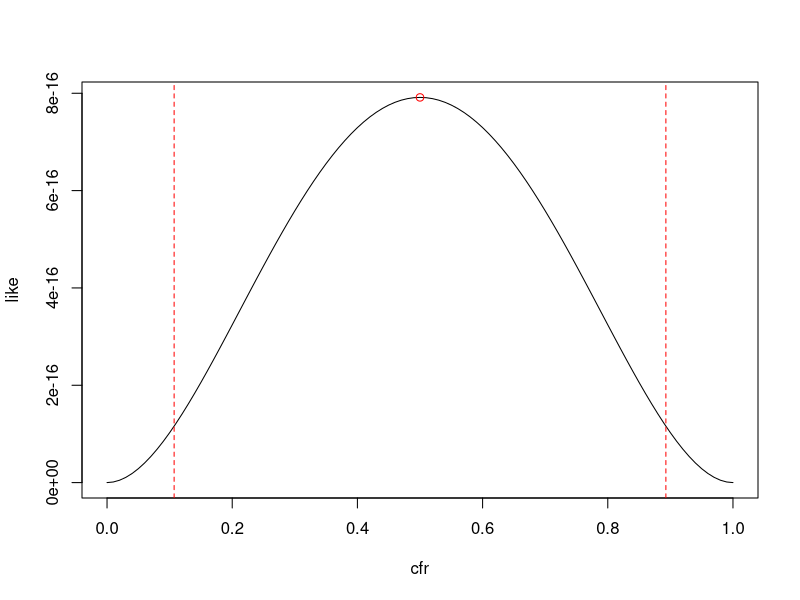

Reproduce this figure in R.

### put your data in this format where time to outcome is counted from the time of observation to either time of death, recovery or censoring
data <- data.frame(time_to_outcome = c(3, 5, 8, 2, 6, 8),
                   outcome = c("alive", "dead", "censored", "alive", "dead", "censored"))

###
# in this example 2 alive, 2 dead and 2 unknown both censored at same time
# so CFR estimate should always be between 2/6 and 4/6

# if time to both outcome is the same then we would infer that 1 of the 2 censored
# individuals is dead the other is alive, i.e. CFR is 50% (3 deaths, 3 alive)

# is time to death is much longer than we would expect a CFR closer to the upper bound of 4/6

### change the parameters of these to be what you want
shape_O2R <- 1
scale_O2R <- 1
f_O2R <- function(x) dgamma(x, shape = shape_O2R, scale = scale_O2R)
F_O2R <- function(x) pgamma(x, shape = shape_O2R, scale = scale_O2R)

shape_O2D <- 1 #changing this changes massively the estimate in line with what we expect (see above)
scale_O2D <- 1
f_O2D <- function(x) dgamma(x, shape = shape_O2D, scale = scale_O2D)
F_O2D <- function(x) pgamma(x, shape = shape_O2D, scale = scale_O2D)

## define the likelihood function as in Ghani et al.

likelihood <- function(data, CFR) {
  ## ideally add something to check that data is in correct format

  ## exclude unreasonable CFR values
  if(CFR < 0 || CFR > 1)
  {
    res <- -Inf
  } else {

    ## create placeholder for individual contributions to likelihood
    data$like <- NA

    ## calculate individual likelihoods depending on outcomes

    # likelihood contribution from those who die
    t <- data$time_to_outcome[data$outcome == "dead"]
    data$like[data$outcome == "dead"] <- CFR * f_O2D(t)

    # likelihood contribution from those who survive
    t <- data$time_to_outcome[data$outcome == "alive"]
    data$like[data$outcome == "alive"] <- (1-CFR) * f_O2R(t)

    # likelihood contribution from those who are censored
    t <- data$time_to_outcome[data$outcome == "censored"]
    data$like[data$outcome == "censored"] <- CFR * (1 - F_O2D(t)) + (1-CFR) * (1 - F_O2R(t))

    ## total likelihood is product of individual ones
    res <- prod(data$like)
  }

  res
}

## Find the maximum likelihood

## For visualisation
cfr <- seq(0, 1, 0.01)
like <- sapply(cfr, function(c) likelihood(data,c))
plot(cfr, like, type = "l")

## MLE
cfr_ml <- optimize(likelihood, data = data, interval = c(0, 1), maximum = TRUE)$maximum
points(cfr_ml, likelihood(data, cfr_ml), col = "red")

## Find the 95% CIs by using likelihood ratio test

likelihood_ratio <- function(data, CFR, mle_loglik) {
  logL_cfr <- log(likelihood(data, CFR))
  -2 * (logL_cfr - mle_loglik)
}
mle_loglik <- log(likelihood(data, cfr_ml))
critical_value <- qchisq(0.95, df = 1)

lower_bound <- uniroot(function(CFR) likelihood_ratio(data, CFR, mle_loglik) - critical_value,
                       lower = 0, upper = cfr_ml)$root

upper_bound <- uniroot(function(CFR) likelihood_ratio(data, CFR, mle_loglik) - critical_value,
                       lower = cfr_ml, upper = 1)$root

abline(v = lower_bound, col = "red", lty = 2)
abline(v = upper_bound, col = "red", lty = 2)

cat("CFR estimates with 95% CI:", cfr_ml, "(", lower_bound, "-", upper_bound, ")\n")
